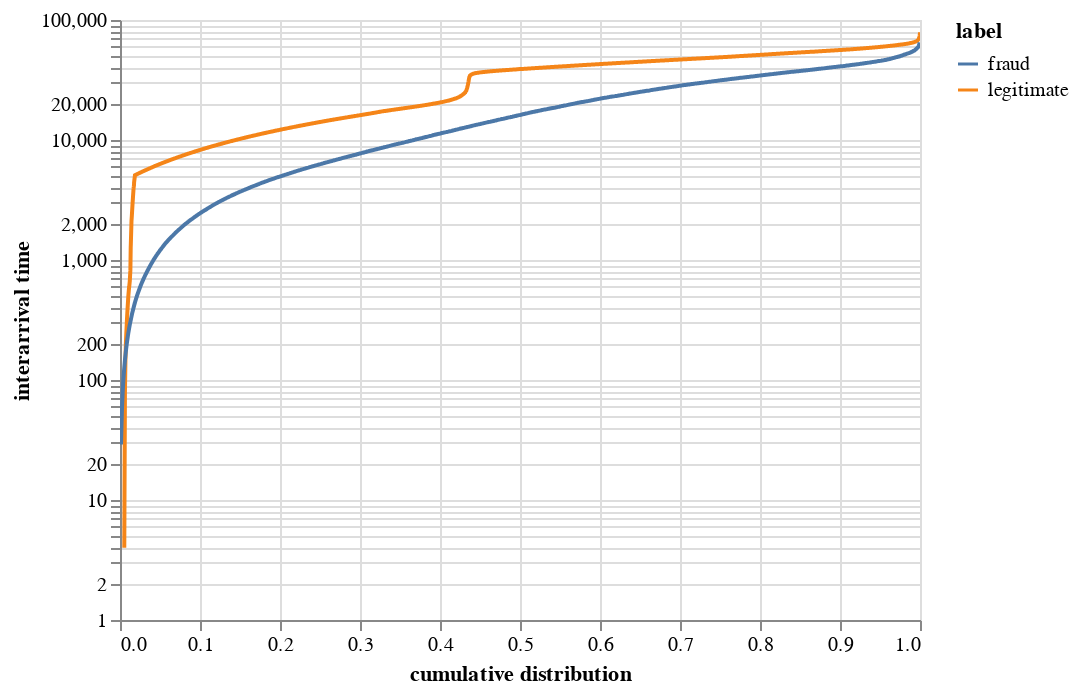

The notebook cell saved with this chart:
### Code cell
alt.Chart(qdf.sample(5000)).mark_line().interactive().encode(
    alt.Y("interarrival", axis=alt.Axis(title='interarrival time'), scale=alt.Scale(type='log')), 
    alt.X("irank", axis=alt.Axis(title='cumulative distribution'), scale=alt.Scale(type='linear')), 
    color="label"
)

### Figure 1 — Vega-Lite specification as saved in the notebook (floating-point values rounded to 4 significant figures; data arrays with more than 128 entries replaced by an {"elided": "..."} marker saying what was removed)
{"config": {"view": {"continuousWidth": 400, "continuousHeight": 300}}, "data": {"name": "data-7b3cadcf2fab6f17c6ad7a4fbbf3fc58"}, "mark": "line", "encoding": {"color": {"type": "nominal", "field": "label"}, "x": {"type": "quantitative", "axis": {"title": "cumulative distribution"}, "field": "irank", "scale": {"type": "linear"}}, "y": {"type": "quantitative", "axis": {"title": "interarrival time"}, "field": "interarrival", "scale": {"type": "log"}}}, "selection": {"selector001": {"type": "interval", "bind": "scales", "encodings": ["x", "y"]}}, "$schema": "https://vega.github.io/schema/vega-lite/v4.0.0.json", "datasets": {"data-7b3cadcf2fab6f17c6ad7a4fbbf3fc58": {"elided": "5000 records"}}}
